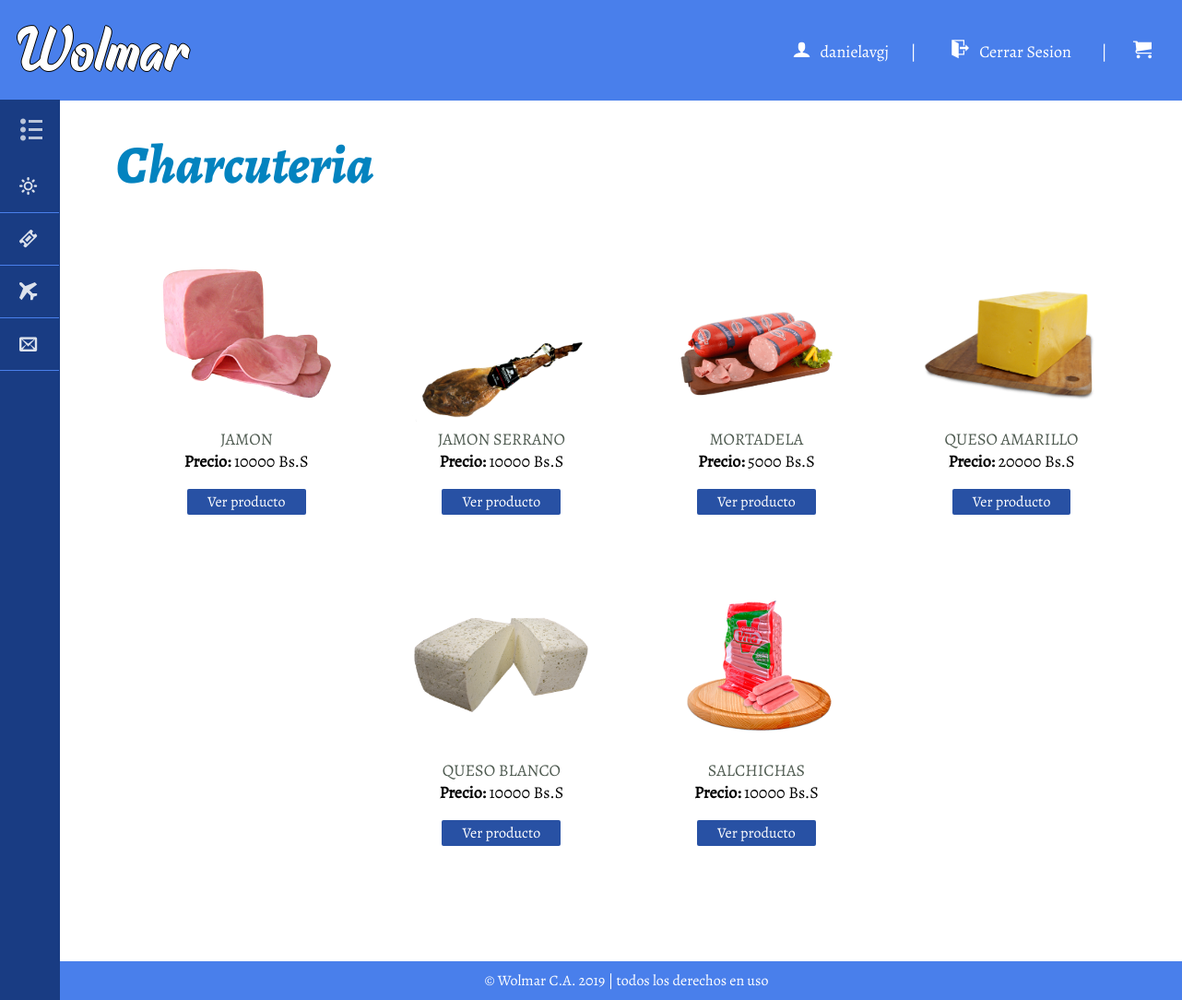
The page /productos.php?tipo=Charcuteria (signed in) on the database its author committed.
### tables this page shows
CREATE TABLE `producto` (
  `id_producto` int(20) NOT NULL,
  `nombre` varchar(50) NOT NULL,
  `tipo` varchar(20) NOT NULL,
  `imagen` varchar(100) NOT NULL,
  `precio` float NOT NULL
);

### productos.php (the view, shortened to what this page needs)
<?php
include 'connect.php';
$tipo_producto = $_GET['tipo'];
$consulta_tipo = mysqli_query($conexion,"SELECT * from producto WHERE tipo = '$tipo_producto'");
$cantidad = mysqli_num_rows($consulta_tipo);
$atributo = mysqli_fetch_array($consulta_tipo);
$id = $atributo ['id_producto'];
$tope_ciclo = $id + $cantidad;
?>
<!DOCTYPE html>
<html lang="es">
<head>
	<link rel="stylesheet" type="text/css" href="css/productos.css">
	<link rel="stylesheet" type="text/css" href="css/fonts.css">
</head>
<body>
	<header>
		<h1 class="home"><a href="index.php">Wolmar</a></h1>
		<ul class="menuP">
            <?php if (isset($_SESSION['usuario'])): ?>
            <li><span class="icon-user"></span><?php echo $_SESSION['usuario']?></li>
            <li>|</li>
            <li><a href ="desconexion.php"><span class="icon-exit"></span>Cerrar Sesion<?php ?></a></li>
			<li>|</li>
            <li id="carrito"><a href="carro.php" class="icon-cart"></a></li>
            <?php endif; ?>
		</ul>
		<nav>
				<div class="menu-bar">
					<h2><span class="icon-list2"></span>MENÚ</h2>
				</div>
			<ul class="menu">
				<li class="supermercado">
					<a href="#"><span class="icon-sun"></span>Supermercado<span class="icon-circle-down"></span></a>
				</li>
				<li>
					<a href="#"><span class="icon-ticket"></span>Ofertas</a>
				</li>
				<li>
					<a href="#"><span class="icon-airplane"></span>Importado</a>
				</li>
				<li>
					<a href="contacto.php"><span class="icon-envelop"></span>Contáctanos</a>
				</li>
			</ul>
		</nav>
	</header>
	<section class="main">
	<div class="contenido">
		<?php echo "<h2>$tipo_producto</h2>";?>
			<div class="productos">
			<?php
				for($i = $id; $i < $tope_ciclo; $i++){
		    		$consulta = mysqli_query($conexion, "SELECT * FROM producto WHERE id_producto = $i");
		    		$atributo = mysqli_fetch_array($consulta);
		    		$imagen = $atributo ['imagen'];
		    		$nombre = $atributo ['nombre'];
		    		$precio = $atributo ['precio'];
		    		echo "<div class= 'producto'>
						<a href='detalles.php?id_producto=$i'>
							<img src='$imagen'></a><br>
						<span class='nombre'><a href='detalles.php?id_producto=$i'>
							$nombre</a></span><br>
						<span><strong>Precio: </strong>$precio Bs.S</span><br>
						<a href='detalles.php?id_producto=$i' class='ver'>Ver producto</a><br>
						</div>";
				}
			?>
			</div>
		</div>
	</section>
	<footer>
		<p>© Wolmar C.A. 2019 | todos los derechos en uso</p>
	</footer>
</body>
</html>

### css/productos.css (style rules this page uses)
* { margin: 0; padding: 0; }
body { font-family: 'Alegreya'; overflow-x: hidden; }
header { position: fixed; top: 0; width: 100%; background: #497FEB; color: #fff; }
header h1 { font-family: 'Raphtalia'; font-weight: lighter; font-size: 70px; display: inline-block; text-align: left; margin: 10px; text-shadow: 1px 0 0 #000, -1px 0 0 #000, 0 1px 0 #000, 0 -1px 0 #000; }
header .menuP { display: inline-block; margin-top: 22px; float: right; }
header .menuP li { display: inline-block; margin: 20px 10px; font-size: 18px; }
header .menuP a, h1 a { padding: 9px; color: #fff; text-decoration: none; }
header span { margin-right: 28px; margin-left: 6px; }
header li#carrito { margin-right: 24px; margin-left: 6px; font-size: 20px; }
.icon-user, .icon-exit { margin-right: 10px; font-size: 20px; }
.menu-bar { cursor: pointer; padding: 16px; color: #fff; opacity: .7; }
header nav { font-family: 'BreeSerif'; position: fixed; width: 64px; height: 100%; background:#193C83; outline: 1px solid #193C83; transition: all .3s; overflow-x: hidden; overflow-y: auto; }
header ul { list-style: none; }
header nav > ul { padding-bottom: 120px; }
header nav li { border-bottom: 1px solid #497FEB; transition: all .3s; }
header nav a { padding: 15px; display: block; color: #fff; opacity: .85; font-size: 1.2em; text-decoration: none; position: relative; }
div.contenido { width: 93%; margin-top: 109px; margin-left: 66px; padding: 30px 20px; }
div.contenido h2 { font-family: "Alegreya-ExtraBoldItalic"; font-size: 58px; font-weight: lighter; margin-bottom: 26px; padding: 0 40px; color: #0383BF; }
div.productos { box-sizing: border-box; text-align: center; margin-bottom: 50px; }
div.producto { display: inline-block; text-align: center; margin: 20px 30px; font-size: 18px; width: 18%; border: 1px solid rgba(255,255,255,0); }
div.producto img { width: 90%; }
div.producto .nombre { text-transform: uppercase; }
div.producto a { color: #4F5B51; padding: 9px; text-decoration: none; }
div.producto a.ver { background-color: #2851A4; color: #fff; font-size: 16px; display: block; margin: 0 auto; margin-top: 18px; width: 60%; border-radius: 2px; padding: 3px 0; }
footer { background: #497FEB; color:#fff; z-index: 0; width: 106%; padding: 10px 0; text-align: center; }

### rows shown on the page
producto: imagen (picture), nombre "JAMON", precio "10000"
producto: imagen (picture), nombre "JAMON SERRANO", precio "10000"
producto: imagen (picture), nombre "MORTADELA", precio "5000"
producto: imagen (picture), nombre "QUESO AMARILLO", precio "20000"
producto: imagen (picture), nombre "QUESO BLANCO", precio "10000"
producto: imagen (picture), nombre "SALCHICHAS", precio "10000"

### other values the page prints
$_SESSION['usuario'] "danielavgj"
$tipo_producto "Charcuteria"
